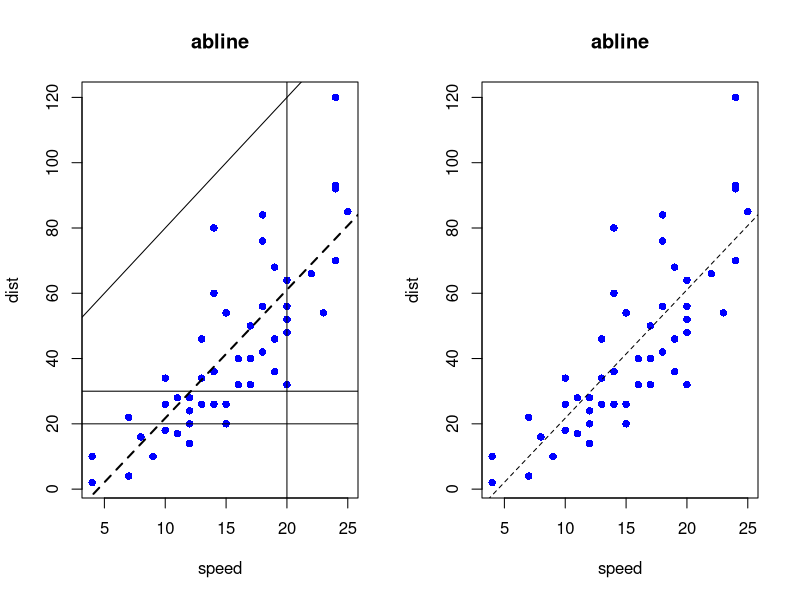

Generate this figure with R:
par(mfrow=c(1,2))

z <- lm(dist ~ speed, data = cars)
z$coef
plot(cars, pch=16, col="blue", main = "abline")
abline(h = 20)
abline(h = 30)
abline(v = 20)
abline(a = 40, b = 4)
abline(z, lty = 2, lwd = 2)

plot(cars, pch=16, col="blue", main = "abline")
abline(z, lty = 2)
